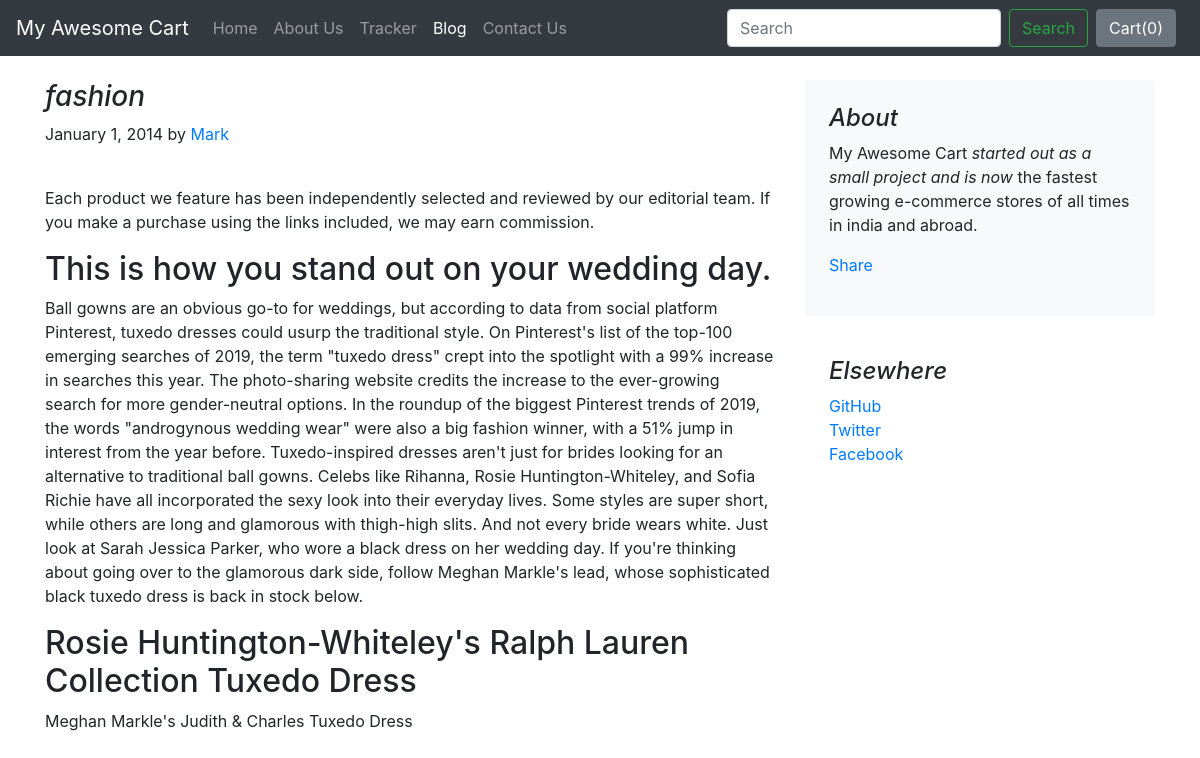
The page /blog/blogpost/1 on the database its author committed.
### blog/models.py (models this page shows)
class Blogpost(models.Model):
    post_id = models.AutoField(primary_key=True)
    title = models.CharField(max_length=50)
    head0 = models.CharField(max_length=500, default="")
    chead0 = models.CharField(max_length=5000, default="")
    head1 = models.CharField(max_length=500, default="")
    chead1 = models.CharField(max_length=5000, default="")
    head2 = models.CharField(max_length=500, default="")
    chead2 = models.CharField(max_length=5000, default="")
    pub_date = models.DateField()
    thumbnail = models.ImageField(upload_to='shop/images', default="")
    def __str__(self):
        return self.title

### blog/views.py (the view)
# urls.py: path("blogpost/<int:id>", views.blogpost, name="blogHome")
def blogpost(request, id):
    post = Blogpost.objects.filter(post_id = id)[0]
    print(post)
    return render(request, 'blog/blogpost.html',
                  {'post':post})

### blog/templates/blog/blogpost.html (shortened to what this page needs)
{% extends 'blog/basic.html' %}
{% block body %}
<div class="container">
    <div class="row mt-4">
        <div class="col-md-8 blog-main">
            <h3 class="font-italic">
                {{post.title}}
            </h3>
            <div class="blog-post">
                <p class="blog-post-meta">January 1, 2014 by <a href="#">Mark</a></p>
                <div class="fb-like" data-href="http://127.0.0.1:8000/blog/blogpost/{{post.post_id}}" data-layout="standard" data-action="like" data-size="large" data-show-faces="false" data-share="true"></div><br>
                <p>{{post.chead0}}</p>
                <h2>{{post.head1}}</h2>
                <p>{{post.chead1}}</p>
                <h2>{{post.head2}}</h2>
                <p>{{post.chead2}}</p>
            </div>
        </div>
        <aside class="col-md-4 blog-sidebar">
            <div class="p-4 mb-3 bg-light rounded">
                <h4 class="font-italic">About</h4>
                <p class="mb-0">My Awesome Cart <em>started out as a small project and is now</em> the fastest growing e-commerce stores of all times in india and abroad.</p>
                <div class="my-3 fb-share-button" data-href="http://127.0.0.1:8000/blog/blogpost/{{post.post_id}}" data-layout="button_count" data-size="large"><a target="_blank" href="https://www.facebook.com/sharer/sharer.php?u=http%3A%2F%2F127.0.0.1%3A8000%2Fblog%2Fblogpost%2F4&src=sdkpreparse" class="fb-xfbml-parse-ignore">Share</a></div>
            </div>
            <div class="p-4">
                <h4 class="font-italic">Elsewhere</h4>
                <ol class="list-unstyled">
                    <li><a href="#">GitHub</a></li>
                    <li><a href="#">Twitter</a></li>
                    <li><a href="#">Facebook</a></li>
                </ol>
            </div>
        </aside>
    </div>
</div>
{% endblock %}

### rows shown on the page
Blogpost: title "fashion", chead0 "Each product we feature has been independently selected and reviewed by our editorial team. If you make a purchase using the links included, we may earn commission.", head1 "This is how you stand out on your wedding day.", chead1 "Ball gowns are an obvious go-to for weddings, but according to data from social platform Pinterest, tuxedo dresses could usurp the traditional style. On Pinterest's list of the top-100 emerging searches of 2019, the term \"tuxedo dress\" crept into the spotlight with a 99% increase in searches this year. The photo-sharing website credits the increase to the ever-growing search for more gender-neutral options. In the roundup of the biggest Pinterest trends of 2019, the words \"androgynous wedding wear\" were also a big fashion winner, with a 51% jump in interest from the year before. Tuxedo-inspired dresses aren't just for brides looking for an alternative to traditional ball gowns. Celebs like…", head2 "Rosie Huntington-Whiteley's Ralph Lauren Collection Tuxedo Dress", chead2 "Meghan Markle's Judith & Charles Tuxedo Dress"
